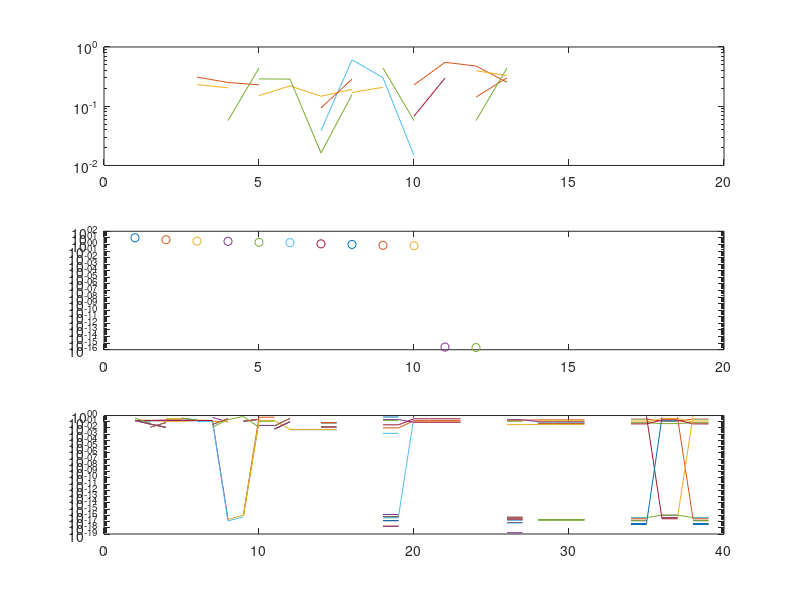

Write the MATLAB code that produced this figure.
% BT a
A = zeros(15,40);
for i=2:9
    A(i,2)=1;
    A(i,3)=1;
    A(i,6)=1;
    A(i,7)=1;
end
for i=2:7
    A(5,i)=1;
    A(6,i)=1;
end
for i=10:15
    A(3,i)=1;
    A(4,i)=1;
    A(6,i)=1;
    A(7,i)=1;
    A(9,i)=1;
    A(10,i)= 1;
end
for i=3:10
    A(i,10)=1;
    A(i,11)=1;
end
for i=4:10
    A(i,18)=1;
    A(i,19)=1;
end
for i=18:23
    A(10,i)=1;
    A(11,i)=1;
end
for i=5:11
    A(i,26)=1;
    A(i,27)=1;
end
for i=26:31
    A(11,i)=1;
    A(12,i)=1;
end
for i=6:13 
    A(i,34)=1;
    A(i,35)=1;
    A(i,38)=1;
    A(i,39)=1;
end
for i=34:39
    A(6,i)=1;
    A(7,i)=1;
    A(12,i)=1;
    A(13,i)=1;
end
spy(A)
% BT b
[U,S,V] = svd(A)
plot(U,'o')
hold on
plot(S,'o')
hold on
plot(V,'o')
hold off 
subplot (3,1,1)
semilogy(U)
subplot (3,1,2)
semilogy(S,'o')
subplot (3,1,3)
semilogy(V)
rank(A)